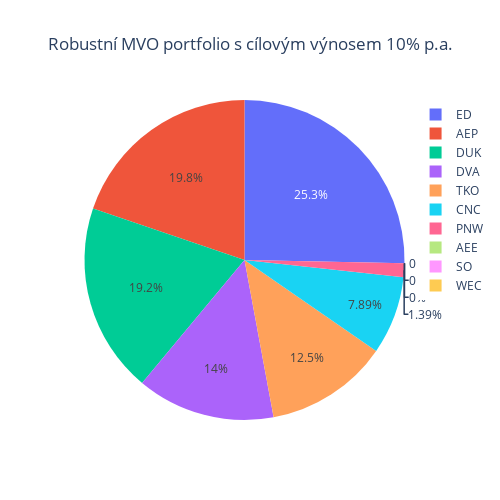

The cell this chart's notebook holds for it:
### Code cell
weightsLWCorrelationTarget = MVOTargetReturn(prices = prices, target_return = 0.1, cov_matrix_method = "ledoit_cc")
weightsPlot(weightsLWCorrelationTarget, title = "Robustní MVO portfolio s cílovým výnosem 10% p.a.")

### Figure 1 — Plotly figure (JSON) as saved in the notebook; plotly's stock layout.template omitted (floating-point values rounded to 4 significant figures)
{"data": [{"labels": ["AEE", "AEP", "CNC", "DUK", "DVA", "ED", "PNW", "SO", "TKO", "WEC"], "type": "pie", "values": [0, 0.1978, 0.07894, 0.1916, 0.1397, 0.2533, 0.0139, 0, 0.1247, 0]}], "layout": {"height": 500, "title": {"text": "Robustní MVO portfolio s cílovým výnosem 10% p.a.", "x": 0.5}, "width": 500}}
